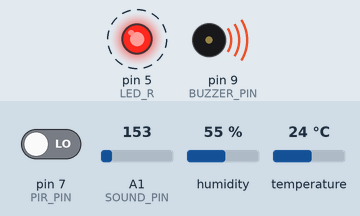
Bench run of a sketch on a simulated Arduino Uno, built with avr-gcc and run on an emulated ATmega328P. Parts: output pins drawn as LEDs (lit = HIGH), buzzer (waves = sounding). Dashed ring = blinking. The test bench sets the inputs (shaded band); at power-on: pin 7 (PIR_PIN) LOW, A1 (SOUND_PIN) = 153, humidity 55 %, temperature 24 °C. What the sketch prints to the serial monitor is not drawn.

Above: at 0.05 s.
Timing chart, 0 to 3.0 s (numbered marks = the images above):
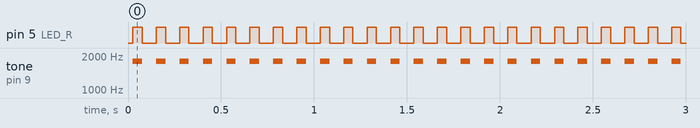

The sketch:

miniProject8.ino
```cpp
/*
// 사운드 센서 실습
int led = 9;
void setup() {
  pinMode(led, OUTPUT);
  Serial.begin(9600);
}

void loop() {
  int value = analogRead(A2);
  int adjust = map(value, 0, 1023, 0, 255);
  analogWrite(led, adjust);
  Serial.println(led, adjust);
  Serial.println(value);
  delay(100);
}
*/
/*
// PIR 센서 실습
int LED = 8;
int PIR = 7;
int state = 0;

void setup(){
  pinMode(LED, OUTPUT);
  pinMode(PIR, INPUT);
  Serial.begin(9600);
}

void loop(){
  state = digitalRead(PIR);
  digitalWrite(LED, LOW);

  if(state == 0){
    Serial.println("ON");
    digitalWrite(LED,HIGH);
  }
  else{
    Serial.println("OFF");
    digitalWrite(LED,LOW);
  }

  delay(100);
}
*/

/*
// 전역 변수 설정 (핀 번호)
int PIR_PIN = 7;      // PIR 센서 핀
int SOUND_PIN = A1;   // 사운드 센서 핀
int TEMP_PIN = A0;    // 온도 센서 핀
int LED_R = 5;        // 적색 LED 핀
int BUZZER_PIN = 9;   // 버저 핀

float BASE_TEMP = 25.0;     // 기준 온도
float TEMP_THRESHOLD = 3.0; // 온도 변화 허용 범위
int SOUND_THRESHOLD = 500;  // 소리 크기 임계값


// 전역 변수 설정 (센서 값 저장)
float currentTemp;
int soundLevel;
int motion;

void setup() {
  pinMode(PIR_PIN, INPUT);
  pinMode(LED_R, OUTPUT);
  pinMode(BUZZER_PIN, OUTPUT);

  Serial.begin(9600);
  Serial.println("--- 침입 감지 시스템 시작 ---");

  // 초기 상태 설정
  digitalWrite(LED_R, LOW);
  noTone(BUZZER_PIN);
}

// 아날로그 값을 섭씨 온도로 변환 (TMP36 기준)
float readTemperature() {
  float voltage = analogRead(TEMP_PIN) * (5.0 / 1024.0);
  float temperatureC = (voltage - 0.5) * 100;
  return temperatureC;
}

// 경보 작동 함수: LED 빠르게 점멸 및 버저음
void alarm_on() {
  // LED와 버저를 짧은 간격으로 켜고 끄며 빠른 경보음을 만듭니다.
  digitalWrite(LED_R, HIGH);
  tone(BUZZER_PIN, 1800, 50); // 1800Hz 주파수로 50ms간 소리
  delay(50);

  digitalWrite(LED_R, LOW);
  delay(50);
}

void loop() {
  // 1. 센서 값 읽기 및 전역 변수에 저장
  currentTemp = readTemperature();
  soundLevel = analogRead(SOUND_PIN);
  motion = digitalRead(PIR_PIN);

  // 2. 침입 판단 조건 검사 (OR 조건)
  bool isTempChange = (currentTemp > BASE_TEMP + TEMP_THRESHOLD || currentTemp < BASE_TEMP - TEMP_THRESHOLD);
  bool isLoudSound = (soundLevel > SOUND_THRESHOLD);
  bool isMotion = (motion == HIGH);

  // 3. 경보 실행 로직
  if (isTempChange || isLoudSound || isMotion) {
    alarm_on(); // 셋 중 하나라도 감지되면 경보 실행
  }
  else {
    // 평상시 상태
    digitalWrite(LED_R, LOW); // LED 끔
    noTone(BUZZER_PIN);       // 버저 끔
    delay(100);
  }
}
*/

// 미니프로젝트
#include <DFRobot_DHT11.h>
#define DHT11_PIN 6
DFRobot_DHT11 DHT; // 인스턴스 생성

int PIR_PIN = 7;      // PIR 센서 핀
int SOUND_PIN = A1;   // 사운드 센서 핀
int LED_R = 5;        // 적색 LED 핀
int BUZZER_PIN = 9;   // 버저 핀

int SOUND_THRESHOLD = 14;  // 소리 크기 임계값 (0~1023 사이)

int soundLevel;
int motion;
int temp;

void setup() {
  pinMode(PIR_PIN, INPUT);
  pinMode(LED_R, OUTPUT);
  pinMode(BUZZER_PIN, OUTPUT);

  Serial.begin(9600);
  Serial.println("--- 침입 감지 시스템 시작 ---");

  // 초기 상태 설정
  digitalWrite(LED_R, LOW);
  noTone(BUZZER_PIN);
}

// 경보 작동 함수: LED 빠르게 점멸 및 버저음
void alarm_on() {
  digitalWrite(LED_R, HIGH);
  tone(BUZZER_PIN, 1800, 50);
  delay(50);

  digitalWrite(LED_R, LOW);
  delay(50);
}

void loop() {
  // 1. 센서 값 읽기 및 전역 변수에 저장
  DHT.read(DHT11_PIN);
  soundLevel = map(analogRead(SOUND_PIN), 0, 1023, 0, 255);
  motion = digitalRead(PIR_PIN);
  temp = DHT.temperature;

  // 2. 침입 판단 조건 검사 (OR 조건: 둘 중 하나라도 참이면 경보)
  bool isLoudSound = (soundLevel > SOUND_THRESHOLD);
  bool isMotion = (motion == HIGH); // PIR 센서는 동작 감지 시 HIGH(1)
  bool isTemp = (temp > 27);

  // 3. 경보 실행 로직 : 둘 중 하나라도 감지되면 경보 실행
  if (isLoudSound || isMotion || isTemp) {
    alarm_on();

    Serial.print("감지! Sound:"); Serial.print(soundLevel);
    Serial.print(", Motion:"); Serial.println(motion);
    Serial.print("temp : "); Serial.println(temp);
  }
  else {
    // 평상시 상태
    digitalWrite(LED_R, LOW); // LED 끔
    noTone(BUZZER_PIN);       // 버저 끔
    delay(100);
  }
}
```

Measured:
- by itself, pin 5 (LED_R): alternates HIGH for 0.05 s and LOW for 0.08 s
- by itself, tone on pin 9 (BUZZER_PIN): alternates 1800 Hz for 0.05 s and silent for 0.08 s
